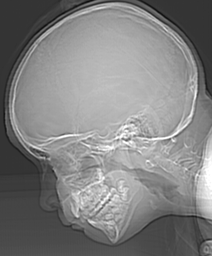
#> input picture ImageMaterial/DIP3E_Original_Images_CH02/Fig0221(a)(ctskull-256).tif, 212 x 256 px, shrunk from 374 x 452 before the run
$ python BitPlaneStratification.py
#> lines starting #> are read from the running program, lines starting #| are printed output that depends on the picture
# -*- coding: utf-8 -*-
import cv2 as cv
import matplotlib.pyplot as plt
import math


def get_value(value, mode):
    return (value % math.pow(2, mode)) // math.pow(2, mode - 1)


# img = cv.imread('../../ImageMaterial/DIP3/Fig0314(a)(100-dollars).tif',cv.IMREAD_GRAYSCALE)
img = cv.imread('../../ImageMaterial/DIP3E_Original_Images_CH02/Fig0221(a)(ctskull-256).tif', cv.IMREAD_GRAYSCALE)
#> img is the input picture: shape (256, 212); min 13, max 255, mean 129.4

plt.figure(1)
plt.subplot(3, 3, 1)
plt.imshow(img, cmap='Greys_r')
plt.xticks([])
plt.yticks([])
img1 = [[get_value(img[x][y], 1) for y in range(img.shape[1])] for x in range(img.shape[0])]
#> img1 = 256 items
plt.subplot(3, 3, 2)
plt.imshow(img1, cmap='Greys_r')
plt.xticks([])
plt.yticks([])
img2 = [[get_value(img[x][y], 2) for y in range(img.shape[1])] for x in range(img.shape[0])]
#> img2 = 256 items
plt.subplot(3, 3, 3)
plt.imshow(img2, cmap='Greys_r')
plt.xticks([])
plt.yticks([])
img3 = [[get_value(img[x][y], 3) for y in range(img.shape[1])] for x in range(img.shape[0])]
#> img3 = 256 items
plt.subplot(3, 3, 4)
plt.imshow(img3, cmap='Greys_r')
plt.xticks([])
plt.yticks([])
img4 = [[get_value(img[x][y], 4) for y in range(img.shape[1])] for x in range(img.shape[0])]
#> img4 = 256 items
plt.subplot(3, 3, 5)
plt.imshow(img4, cmap='Greys_r')
plt.xticks([])
plt.yticks([])
img5 = [[get_value(img[x][y], 5) for y in range(img.shape[1])] for x in range(img.shape[0])]
#> img5 = 256 items
plt.subplot(3, 3, 6)
plt.imshow(img5, cmap='Greys_r')
plt.xticks([])
plt.yticks([])
img6 = [[get_value(img[x][y], 6) for y in range(img.shape[1])] for x in range(img.shape[0])]
#> img6 = 256 items
plt.subplot(3, 3, 7)
plt.imshow(img6, cmap='Greys_r')
plt.xticks([])
plt.yticks([])
img7 = [[get_value(img[x][y], 7) for y in range(img.shape[1])] for x in range(img.shape[0])]
#> img7 = 256 items
plt.subplot(3, 3, 8)
plt.imshow(img7, cmap='Greys_r')
plt.xticks([])
plt.yticks([])
img8 = [[get_value(img[x][y], 8) for y in range(img.shape[1])] for x in range(img.shape[0])]
#> img8 = 256 items
plt.subplot(3, 3, 9)
plt.imshow(img8, cmap='Greys_r')
plt.xticks([])
plt.yticks([])

plt.show()
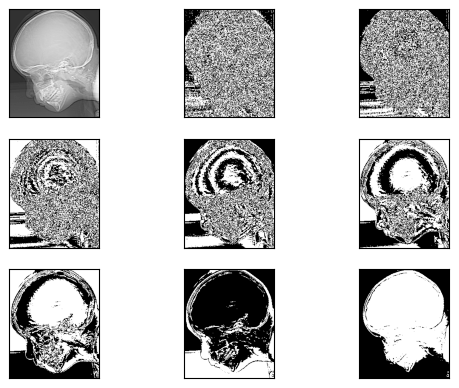
#> figure drawn by matplotlib, 9 panels


def add_value(val1, m1):
    return math.pow(2, m1 - 1) * val1


plt.figure(2)
addimg1 = [[add_value(img8[x][y], 8) + add_value(img7[x][y], 7) for y in range(img.shape[1])] for x in
           range(img.shape[0])]
#> addimg1 = 256 items
plt.subplot(1, 3, 1)
plt.imshow(addimg1, cmap='Greys_r')
plt.xticks([])
plt.yticks([])
plt.title('byte 7 and 8')
addimg2 = [[add_value(img8[x][y], 8) + add_value(img7[x][y], 7) + add_value(img6[x][y], 6) for y in range(img.shape[1])]
           for x in range(img.shape[0])]
#> addimg2 = 256 items
plt.subplot(1, 3, 2)
plt.imshow(addimg2, cmap='Greys_r')
plt.xticks([])
plt.yticks([])
plt.title('byte 7 8 6')
addimg3 = [
    [add_value(img8[x][y], 8) + add_value(img7[x][y], 7) + add_value(img6[x][y], 6) + add_value(img5[x][y], 5) for y in
     range(img.shape[1])] for x in range(img.shape[0])]
#> addimg3 = 256 items
plt.subplot(1, 3, 3)
plt.imshow(addimg3, cmap='Greys_r')
plt.xticks([])
plt.yticks([])
plt.title('byte 7 8 6 5')

plt.suptitle('byte plane merge')
plt.show()
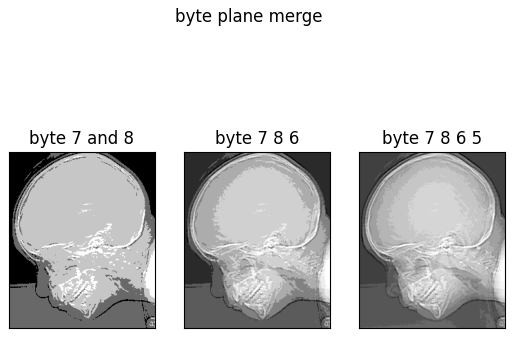
#> figure drawn by matplotlib, 3 panels
